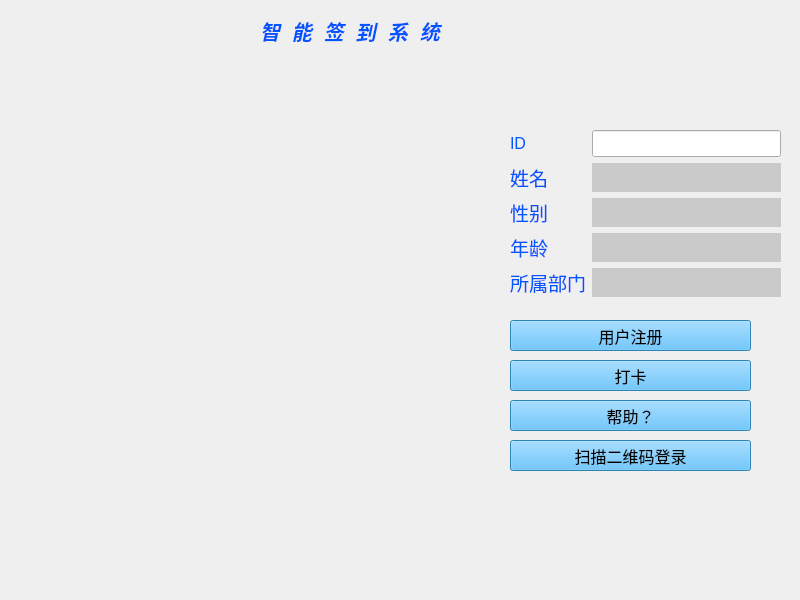
<?xml version="1.0" encoding="UTF-8"?>
<ui version="4.0">
 <class>Widget</class>
 <widget class="QWidget" name="Widget">
  <property name="geometry">
   <rect>
    <x>0</x>
    <y>0</y>
    <width>800</width>
    <height>600</height>
   </rect>
  </property>
  <property name="windowTitle">
   <string>Widget</string>
  </property>
  <property name="styleSheet">
   <string notr="true"/>
  </property>
  <widget class="QLabel" name="label">
   <property name="geometry">
    <rect>
     <x>260</x>
     <y>0</y>
     <width>311</width>
     <height>61</height>
    </rect>
   </property>
   <property name="font">
    <font>
     <family>Courier New</family>
     <pointsize>15</pointsize>
     <weight>75</weight>
     <italic>true</italic>
     <bold>true</bold>
    </font>
   </property>
   <property name="contextMenuPolicy">
    <enum>Qt::DefaultContextMenu</enum>
   </property>
   <property name="layoutDirection">
    <enum>Qt::LeftToRight</enum>
   </property>
   <property name="styleSheet">
    <string notr="true">color: rgb(0, 85, 255);
</string>
   </property>
   <property name="text">
    <string>智 能 签 到 系 统</string>
   </property>
  </widget>
  <widget class="QToolButton" name="userRegisterBtn">
   <property name="geometry">
    <rect>
     <x>510</x>
     <y>320</y>
     <width>241</width>
     <height>31</height>
    </rect>
   </property>
   <property name="font">
    <font>
     <pointsize>12</pointsize>
    </font>
   </property>
   <property name="styleSheet">
    <string notr="true">
background-color: rgb(65, 182, 255);</string>
   </property>
   <property name="text">
    <string>用户注册</string>
   </property>
  </widget>
  <widget class="QPushButton" name="btnPunch">
   <property name="geometry">
    <rect>
     <x>510</x>
     <y>360</y>
     <width>241</width>
     <height>31</height>
    </rect>
   </property>
   <property name="font">
    <font>
     <pointsize>12</pointsize>
    </font>
   </property>
   <property name="styleSheet">
    <string notr="true">background-color: rgb(65, 182, 255);</string>
   </property>
   <property name="text">
    <string>打卡</string>
   </property>
  </widget>
  <widget class="QWidget" name="formLayoutWidget">
   <property name="geometry">
    <rect>
     <x>510</x>
     <y>130</y>
     <width>271</width>
     <height>171</height>
    </rect>
   </property>
   <layout class="QFormLayout" name="formLayout">
    <item row="1" column="0">
     <widget class="QLabel" name="label_3">
      <property name="font">
       <font>
        <pointsize>14</pointsize>
       </font>
      </property>
      <property name="styleSheet">
       <string notr="true">color: rgb(0, 85, 255);</string>
      </property>
      <property name="text">
       <string>姓名</string>
      </property>
     </widget>
    </item>
    <item row="1" column="1">
     <widget class="QLabel" name="Name">
      <property name="font">
       <font>
        <pointsize>12</pointsize>
        <weight>75</weight>
        <bold>true</bold>
       </font>
      </property>
      <property name="styleSheet">
       <string notr="true">background-color: rgb(202, 202, 202);
</string>
      </property>
      <property name="text">
       <string/>
      </property>
     </widget>
    </item>
    <item row="2" column="0">
     <widget class="QLabel" name="label_5">
      <property name="font">
       <font>
        <pointsize>14</pointsize>
       </font>
      </property>
      <property name="styleSheet">
       <string notr="true">color: rgb(0, 85, 255);</string>
      </property>
      <property name="text">
       <string>性别</string>
      </property>
     </widget>
    </item>
    <item row="2" column="1">
     <widget class="QLabel" name="sexName">
      <property name="font">
       <font>
        <pointsize>12</pointsize>
        <weight>75</weight>
        <bold>true</bold>
       </font>
      </property>
      <property name="styleSheet">
       <string notr="true">background-color: rgb(202, 202, 202);
</string>
      </property>
      <property name="text">
       <string/>
      </property>
     </widget>
    </item>
    <item row="3" column="0">
     <widget class="QLabel" name="label_7">
      <property name="font">
       <font>
        <pointsize>14</pointsize>
       </font>
      </property>
      <property name="styleSheet">
       <string notr="true">color: rgb(0, 85, 255);</string>
      </property>
      <property name="text">
       <string>年龄</string>
      </property>
     </widget>
    </item>
    <item row="3" column="1">
     <widget class="QLabel" name="ageName">
      <property name="font">
       <font>
        <pointsize>12</pointsize>
        <weight>75</weight>
        <bold>true</bold>
       </font>
      </property>
      <property name="styleSheet">
       <string notr="true">background-color: rgb(202, 202, 202);
</string>
      </property>
      <property name="text">
       <string/>
      </property>
     </widget>
    </item>
    <item row="4" column="0">
     <widget class="QLabel" name="label_9">
      <property name="font">
       <font>
        <pointsize>14</pointsize>
       </font>
      </property>
      <property name="styleSheet">
       <string notr="true">color: rgb(0, 85, 255);</string>
      </property>
      <property name="text">
       <string>所属部门</string>
      </property>
     </widget>
    </item>
    <item row="4" column="1">
     <widget class="QLabel" name="Department">
      <property name="font">
       <font>
        <pointsize>12</pointsize>
        <weight>75</weight>
        <bold>true</bold>
       </font>
      </property>
      <property name="styleSheet">
       <string notr="true">background-color: rgb(202, 202, 202);
</string>
      </property>
      <property name="text">
       <string/>
      </property>
     </widget>
    </item>
    <item row="0" column="0">
     <widget class="QLabel" name="ID">
      <property name="font">
       <font>
        <pointsize>12</pointsize>
       </font>
      </property>
      <property name="styleSheet">
       <string notr="true">color: rgb(0, 85, 255);</string>
      </property>
      <property name="text">
       <string>ID</string>
      </property>
     </widget>
    </item>
    <item row="0" column="1">
     <widget class="QLineEdit" name="idText">
      <property name="font">
       <font>
        <pointsize>12</pointsize>
        <weight>75</weight>
        <bold>true</bold>
       </font>
      </property>
      <property name="styleSheet">
       <string notr="true"/>
      </property>
     </widget>
    </item>
   </layout>
  </widget>
  <widget class="QPushButton" name="pushButton_2">
   <property name="geometry">
    <rect>
     <x>510</x>
     <y>400</y>
     <width>241</width>
     <height>31</height>
    </rect>
   </property>
   <property name="font">
    <font>
     <pointsize>12</pointsize>
    </font>
   </property>
   <property name="styleSheet">
    <string notr="true">background-color: rgb(65, 182, 255);</string>
   </property>
   <property name="text">
    <string>帮助？</string>
   </property>
  </widget>
  <widget class="QToolButton" name="userRegisterBtn_2">
   <property name="geometry">
    <rect>
     <x>510</x>
     <y>440</y>
     <width>241</width>
     <height>31</height>
    </rect>
   </property>
   <property name="font">
    <font>
     <pointsize>12</pointsize>
    </font>
   </property>
   <property name="styleSheet">
    <string notr="true">
background-color: rgb(65, 182, 255);</string>
   </property>
   <property name="text">
    <string>扫描二维码登录</string>
   </property>
  </widget>
  <widget class="QLabel" name="photo">
   <property name="geometry">
    <rect>
     <x>90</x>
     <y>80</y>
     <width>300</width>
     <height>400</height>
    </rect>
   </property>
   <property name="autoFillBackground">
    <bool>true</bool>
   </property>
   <property name="text">
    <string/>
   </property>
  </widget>
  <widget class="QLabel" name="timeLabel">
   <property name="geometry">
    <rect>
     <x>90</x>
     <y>500</y>
     <width>351</width>
     <height>31</height>
    </rect>
   </property>
   <property name="font">
    <font>
     <pointsize>12</pointsize>
     <weight>75</weight>
     <bold>true</bold>
    </font>
   </property>
   <property name="layoutDirection">
    <enum>Qt::LeftToRight</enum>
   </property>
   <property name="autoFillBackground">
    <bool>false</bool>
   </property>
   <property name="styleSheet">
    <string notr="true">color: rgb(0, 85, 255);</string>
   </property>
   <property name="text">
    <string/>
   </property>
  </widget>
 </widget>
 <resources/>
 <connections/>
</ui>
